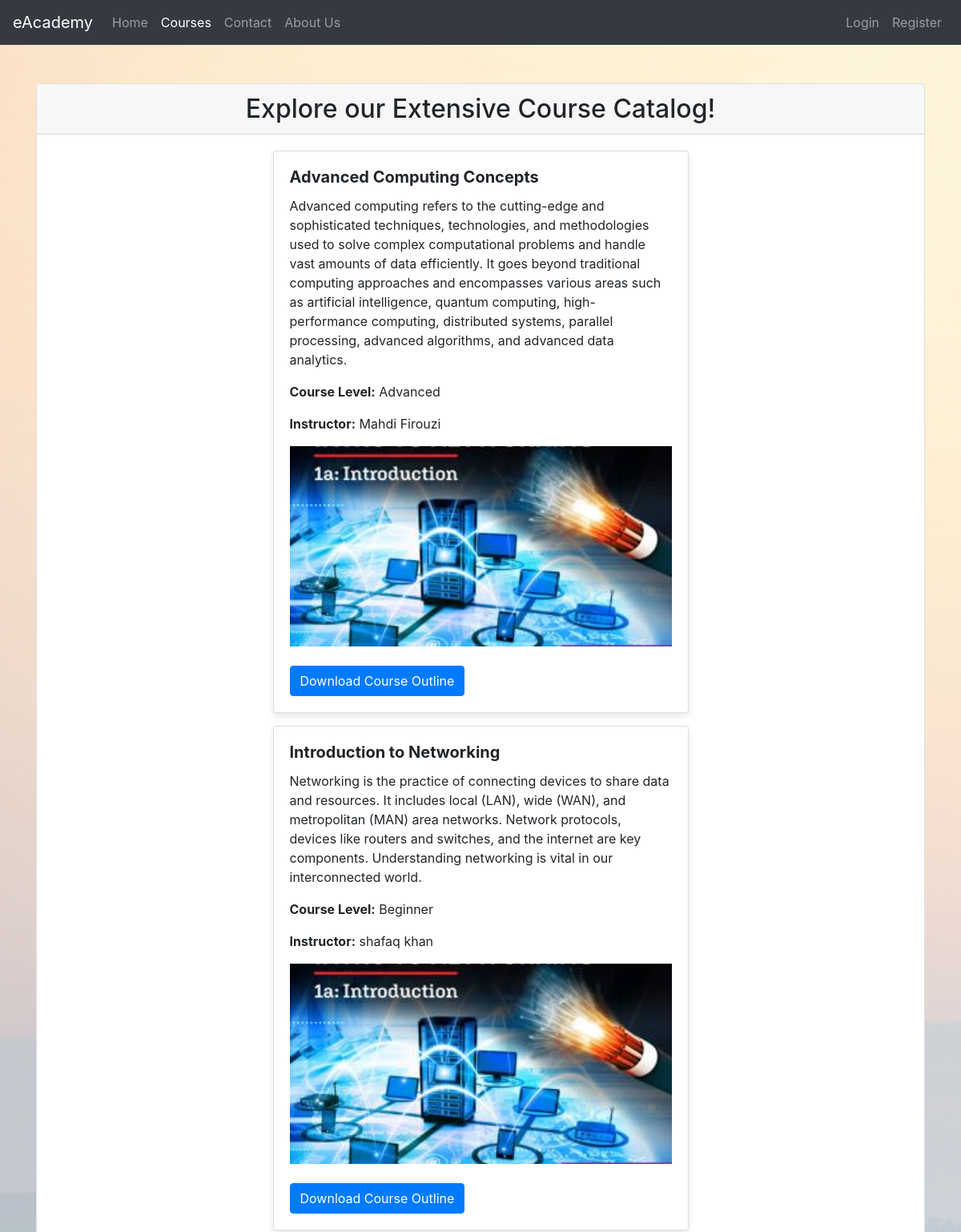
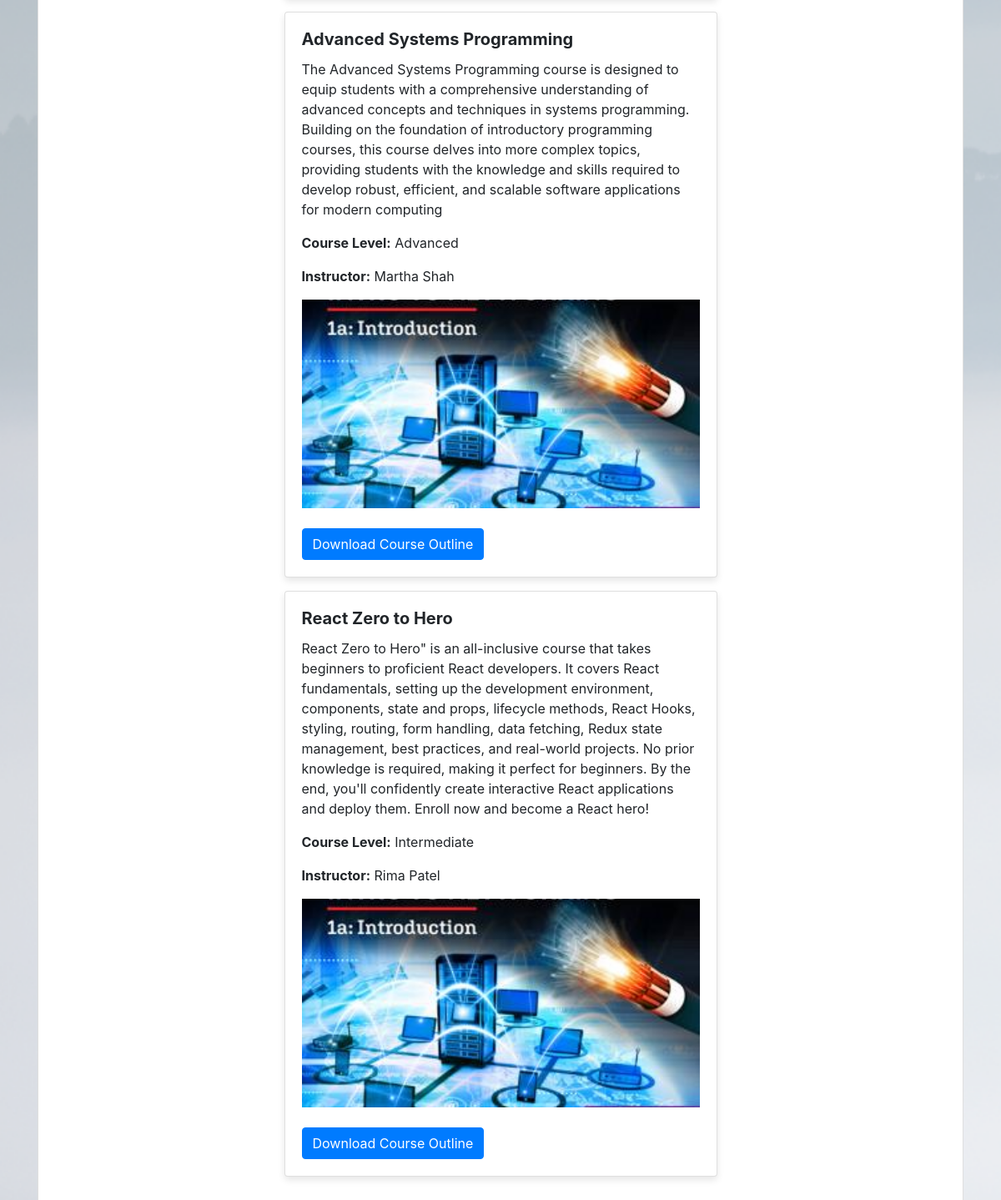
Page /courses/ on the committed database (2 pictures, top to bottom).
### eAcademyApp/models.py (models this page shows, shortened)
class Course(models.Model):
    LEVEL_CHOICES = [
        ('beginner', 'Beginner'),
        ('intermediate', 'Intermediate'),
        ('advanced', 'Advanced'),
    ]
    title = models.CharField(max_length=200)
    description = models.TextField()
    level_type = models.CharField(max_length=12, choices=LEVEL_CHOICES, default='beginner')
    instructor = models.ForeignKey(User, on_delete=models.CASCADE)
    files = models.FileField(upload_to='course_files/')
    image = models.ImageField(upload_to='course_images/', blank=True, null=True, default='default.jpg')
    created_at = models.DateTimeField(auto_now_add=True)
    updated_at = models.DateTimeField(auto_now=True)

### eAcademyApp/views.py (the view)
# urls.py: path('courses/', views.course_list, name='course_list'),
def course_list(request):
    courses = Course.objects.all()
    user = request.user
    if user.is_authenticated and not user.is_superuser:
        if user.userprofile.isstudent():
            student = user.userprofile
            for course in courses:
                course.is_in_cart = CartItem.objects.filter(student=student, course=course).exists() if student else False
                course.is_registered = Enrollment.objects.filter(student=student, course=course).exists() if student else False
    return render(request, 'course.html', {'courses': courses, 'user': user})

### templates/course.html (shortened to what this page needs)
{% extends 'base.html' %}
{% block content %}
    <div class="container mt-5">
        <div class="card">
            <div class="card-header">
                <h2 class="mb-0 text-center">Explore our Extensive Course Catalog!</h2>
            </div>
            <div class="card-body">
                <div class="row justify-content-center">
                    <div class="col-md-6">
                        <div class="course-list">
                            {% for course in courses %}
                                <div class="card mb-3">
                                    <div class="card-body">
                                        <h5 class="card-title"><strong>{{ course.title }}</strong></h5>
                                        <p class="card-text">{{ course.description }}</p>
                                        <p class="card-text"><strong>Course Level:</strong> {{ course.level_type.capitalize }}</p>
                                        <p class="card-text"><strong>Instructor:</strong> {{ course.instructor.first_name }} {{ course.instructor.last_name }}</p>
                                        <div class="course-image">
                                            <img src="{{ course.image.url }}" alt="{{ course.title }}" class="img-fluid">
                                        </div>
                                        <br>
                                        <a href="{{ course.files.url }}" class="btn btn-primary">Download Course Outline</a>
                                    </div>
                                </div>
                            {% empty %}
                                <div class="alert alert-info mt-3" role="alert">
                                    No courses available.
                                </div>
                            {% endfor %}
                        </div>
                    </div>
                </div>
            </div>
        </div>
    </div>
{% endblock %}

### eAcademyApp/static/eAcademyApp/styles.css (style rules this page uses)
body { background-image: url("background.png"); background-size: cover; background-repeat: no-repeat; }
.course-image img { max-height: 250px; width: 100%; object-fit: cover; }
.course-list .card { margin-bottom: 20px; box-shadow: 0 4px 8px rgba(0, 0, 0, 0.1); }

### rows in the picture
Course: title "Advanced Computing Concepts", description "Advanced computing refers to the cutting-edge and sophisticated techniques, technologies, and methodologies used to solve complex computational problems and handle vast amounts of data efficiently. It goes beyond traditional computing approaches and encompasses various areas such as artificial intelligence, quantum computing, high-performance computing, distributed systems, parallel processing, advanced algorithms, and advanced data analytics.", level_type "Advanced", instructor.first_name "Mahdi", instructor.last_name "Firouzi", image (placeholder picture)
Course: title "Introduction to Networking", description "Networking is the practice of connecting devices to share data and resources. It includes local (LAN), wide (WAN), and metropolitan (MAN) area networks. Network protocols, devices like routers and switches, and the internet are key components. Understanding networking is vital in our interconnected world.", level_type "Beginner", instructor.first_name "shafaq", instructor.last_name "khan", image (placeholder picture)
Course: title "Advanced Systems Programming", description "The Advanced Systems Programming course is designed to equip students with a comprehensive understanding of advanced concepts and techniques in systems programming. Building on the foundation of introductory programming courses, this course delves into more complex topics, providing students with the knowledge and skills required to develop robust, efficient, and scalable software applications for modern computing", level_type "Advanced", instructor.first_name "Martha", instructor.last_name "Shah", image (placeholder picture)
Course: title "React Zero to Hero", description "React Zero to Hero\" is an all-inclusive course that takes beginners to proficient React developers. It covers React fundamentals, setting up the development environment, components, state and props, lifecycle methods, React Hooks, styling, routing, form handling, data fetching, Redux state management, best practices, and real-world projects. No prior knowledge is required, making it perfect for beginners. By the end, you'll confidently create interactive React applications and deploy them. Enroll now and become a React hero!", level_type "Intermediate", instructor.first_name "Rima", instructor.last_name "Patel", image (placeholder picture)
